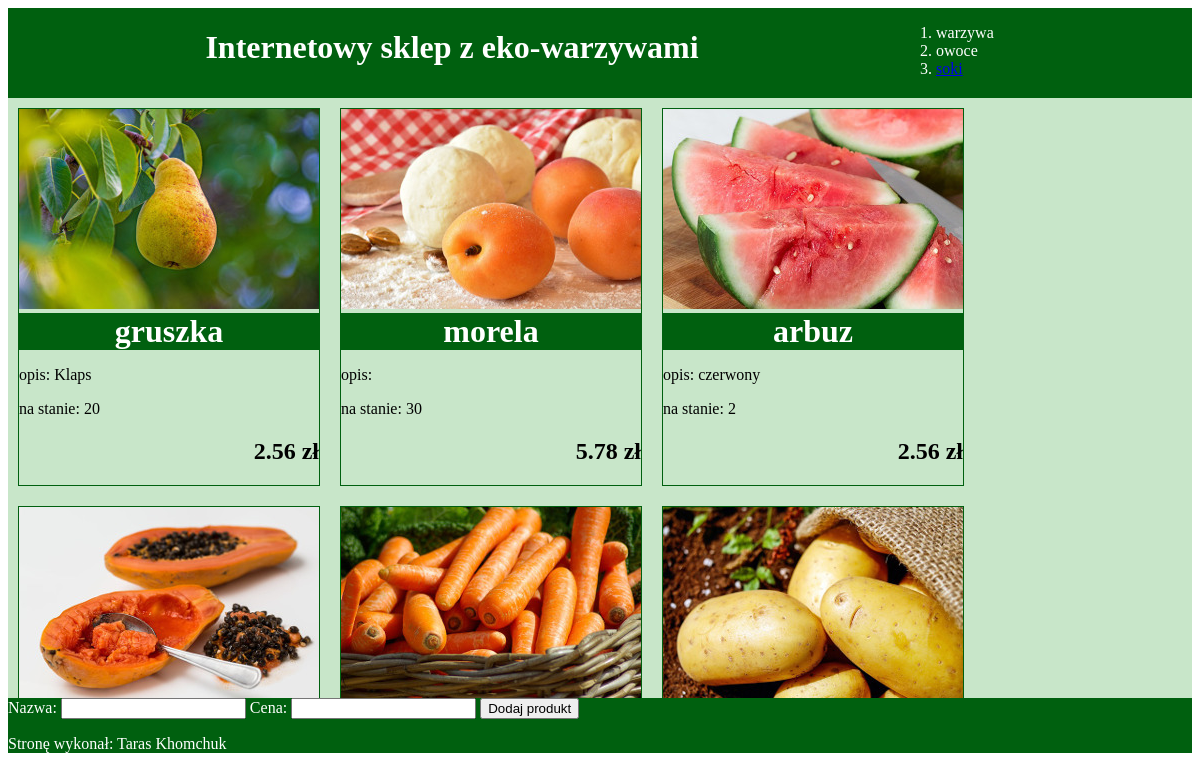
Page /ee09-2021-06-02/sklep.php on the committed database.
### tables this page shows
CREATE TABLE `produkty` (
  `id` int UNSIGNED NOT NULL,
  `Rodzaje_id` int UNSIGNED NOT NULL,
  `Producenci_id` int UNSIGNED NOT NULL,
  `nazwa` varchar(100) DEFAULT NULL,
  `ilosc` double DEFAULT NULL,
  `opis` text,
  `cena` double DEFAULT NULL,
  `zdjecie` varchar(100) DEFAULT NULL
);

### ee09-2021-06-02/sklep.php (the view, shortened to what this page needs)
<!DOCTYPE html>
<html lang="pl">
    <head>
        <link href="./styl2.css" rel="stylesheet">
        <?php
            try{
                $con = mysqli_connect('localhost', 'root', '', 'dane2');
            }catch(Exception $ex) {}
            function showProduct($nazwa, $ilosc, $opis, $cena, $zdjecie){
                echo '<div class="produkt">';
                echo '<img src="'.$zdjecie.'" alt="warzywniak"/>';
                echo '<h5>'.$nazwa.'</h5>';
                echo '<p>opis: '.$opis.'</p>';
                echo '<p>na stanie: '.$ilosc.'</p>';
                echo '<h2>'.$cena.' zł</h2>';
                echo '</div>';
            }
        ?>
    </head>
    <body>
        <div id="baner1">
            <h1>Internetowy sklep z eko-warzywami</h1>
        </div>
        <div id="baner2">
            <ol>
                <li>warzywa</li>
                <li>owoce</li>
                <li><a href="https://terapiasokami.pl/" target="_blank">soki</a></li>
            </ol>
        </div>
        <div id="glowny">
            <?php
                if(isset($con)){
                    $wynik = mysqli_query($con, 'SELECT nazwa, ilosc, opis, cena, zdjecie FROM `produkty` WHERE Rodzaje_id in (1, 2);');
                    while($row = mysqli_fetch_row($wynik)){
                        showProduct($row[0], $row[1], $row[2], $row[3], $row[4]);
                    }
                }
            ?>
        </div>
        <div id="stopka">
            <form method="post" action="sklep.php">
                <label for="nazwa">Nazwa:</label>
                <input id="nazwa" name="nazwa" type="text" >
                <label for="cena">Cena:</label>
                <input id="cena" name="cena" type="text" >
                <input type="submit" value="Dodaj produkt">
            </form>
            <p>Stronę wykonał: Taras Khomchuk</p>
        </div>
    </body>
</html>

### ee09-2021-06-02/styl2.css (style rules this page uses)
body { font-family: Garamond; }
#baner1 { float: left; background-color: #00600F; color: white; text-align: center; width: 75%; height: 90px; }
#baner2 { float: left; background-color: #00600F; color: white; width: 25%; height: 90px; }
#glowny { clear: both; background-color: #C8E6C9; height: 600px; overflow: scroll; }
#stopka { background-color: #00600F; color: white; }
h5 { background-color: #00600F; color: white; font-size: 200%; text-align: center; margin: 0px; }
h2 { text-align: right; }
.produkt { float: left; margin: 10px; border: 1px solid #00600F; width: 300px; }

### rows in the picture
produkty: zdjecie (picture), nazwa "gruszka", opis "Klaps", ilosc "20", cena "2.56"
produkty: zdjecie (picture), nazwa "morela", ilosc "30", cena "5.78"
produkty: zdjecie (picture), nazwa "arbuz", opis "czerwony", ilosc "2", cena "2.56"
produkty: zdjecie (picture)
produkty: zdjecie (picture)
produkty: zdjecie (picture)
